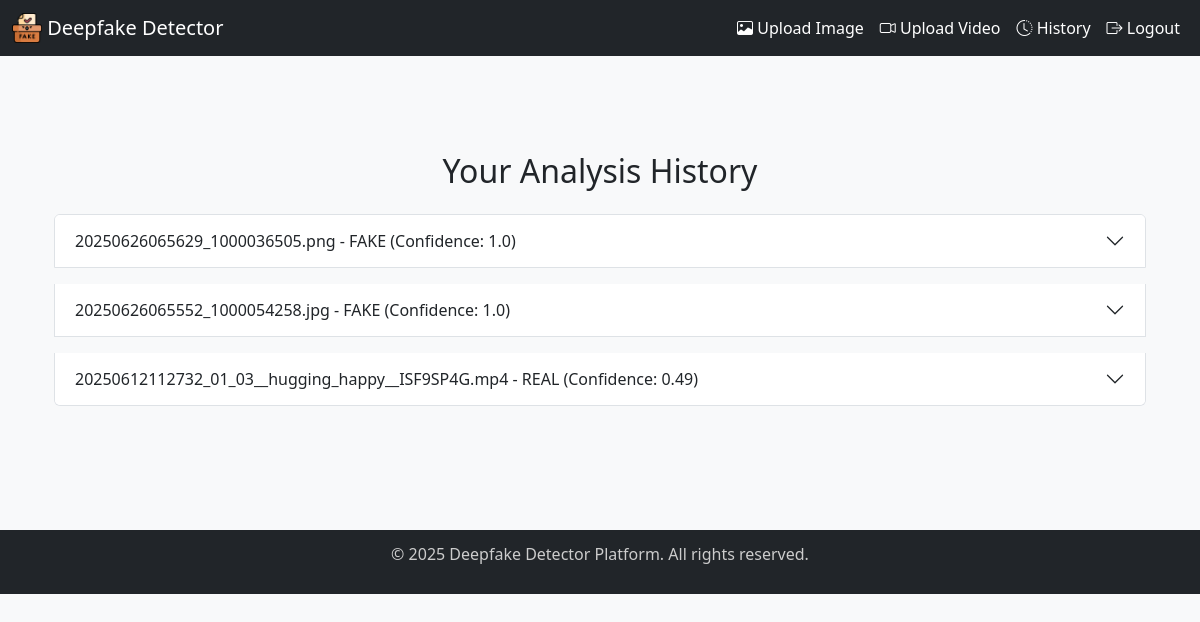
The page /history (signed in) on the database its author committed.
### app.py (models this page shows)
class AnalysisResult(db.Model):
    id = db.Column(db.Integer, primary_key=True)
    user_id = db.Column(db.Integer, db.ForeignKey('user.id'), nullable=False)
    file_path = db.Column(db.String(255), nullable=False)
    result = db.Column(db.String(10), nullable=False)
    confidence_score = db.Column(db.Float, nullable=False)
    uploaded_at = db.Column(db.DateTime, default=datetime.utcnow)

### app.py (the view)
@app.route('/history')
def history():
    if 'user_id' not in session:
        return redirect(url_for('login'))
    results = AnalysisResult.query.filter_by(user_id=session['user_id']).order_by(AnalysisResult.uploaded_at.desc()).all()
    return render_template("history.html", results=results)

### app.py (called while the page is built)
@app.context_processor
def inject_user():
    return dict(logged_in='user_id' in session, username=session.get('username'), user_email=session.get('user_email'))

### templates/history.html (shortened to what this page needs)
{% extends "layout.html" %}
{% block content %}
<div class="container mt-5">
  <h2 class="text-center mb-4">Your Analysis History</h2>
  {% if results|length == 0 %}
  <div class="alert alert-info">No analysis results found.</div>
  {% else %}
  <div class="accordion" id="historyAccordion">
    {% for result in results %}
    <div class="accordion-item mb-3">
      <h2 class="accordion-header" id="heading{{ loop.index }}">
        <button class="accordion-button collapsed" type="button" data-bs-toggle="collapse" data-bs-target="#collapse{{ loop.index }}" aria-expanded="false" aria-controls="collapse{{ loop.index }}">
          {{ result.file_path.split('/')[-1] }} - {{ result.result }} (Confidence: {{ result.confidence_score }})
        </button>
      </h2>
    </div>
    {% endfor %}
  </div>
  {% endif %}
</div>
{% endblock %}

### templates/layout.html (style rules this page uses)
body { background-color: #f8f9fa; font-family: 'Segoe UI', sans-serif; }

### rows shown on the page
AnalysisResult: file_path "20250626065629_1000036505.png", result "FAKE", confidence_score "1.0"
AnalysisResult: file_path "20250626065552_1000054258.jpg", result "FAKE", confidence_score "1.0"
AnalysisResult: file_path "20250612112732_01_03__hugging_happy__ISF9SP4G.mp4", result "REAL", confidence_score "0.49"
